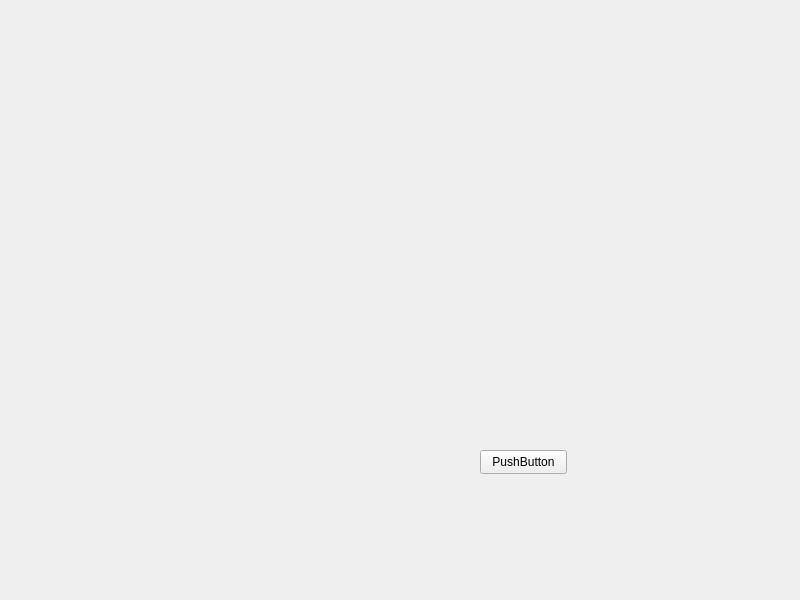
<?xml version="1.0" encoding="UTF-8"?>
<ui version="4.0">
 <class>Widget</class>
 <widget class="QWidget" name="Widget">
  <property name="geometry">
   <rect>
    <x>0</x>
    <y>0</y>
    <width>800</width>
    <height>600</height>
   </rect>
  </property>
  <property name="windowTitle">
   <string>Widget</string>
  </property>
  <widget class="QPushButton" name="pushButton">
   <property name="geometry">
    <rect>
     <x>480</x>
     <y>450</y>
     <width>87</width>
     <height>24</height>
    </rect>
   </property>
   <property name="text">
    <string>PushButton</string>
   </property>
  </widget>
 </widget>
 <resources/>
 <connections/>
</ui>
